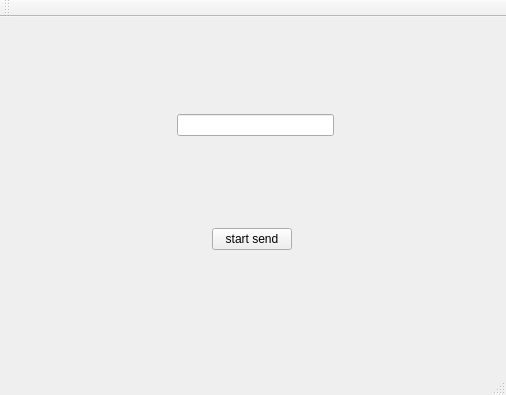
<?xml version="1.0" encoding="UTF-8"?>
<ui version="4.0">
 <class>UartLayerDbusWindow</class>
 <widget class="QMainWindow" name="UartLayerDbusWindow">
  <property name="geometry">
   <rect>
    <x>0</x>
    <y>0</y>
    <width>506</width>
    <height>395</height>
   </rect>
  </property>
  <property name="windowTitle">
   <string>UartLayerDbusWindow</string>
  </property>
  <widget class="QWidget" name="centralWidget">
   <widget class="QWidget" name="layoutWidget">
    <property name="geometry">
     <rect>
      <x>10</x>
      <y>0</y>
      <width>491</width>
      <height>331</height>
     </rect>
    </property>
    <layout class="QVBoxLayout" name="verticalLayout">
     <item>
      <layout class="QHBoxLayout" name="horizontalLayout_2">
       <item>
        <spacer name="horizontalSpacer_3">
         <property name="orientation">
          <enum>Qt::Horizontal</enum>
         </property>
         <property name="sizeHint" stdset="0">
          <size>
           <width>98</width>
           <height>20</height>
          </size>
         </property>
        </spacer>
       </item>
       <item>
        <widget class="QLineEdit" name="lineEditSend"/>
       </item>
       <item>
        <spacer name="horizontalSpacer_4">
         <property name="orientation">
          <enum>Qt::Horizontal</enum>
         </property>
         <property name="sizeHint" stdset="0">
          <size>
           <width>138</width>
           <height>20</height>
          </size>
         </property>
        </spacer>
       </item>
      </layout>
     </item>
     <item>
      <layout class="QHBoxLayout" name="horizontalLayout">
       <item>
        <spacer name="horizontalSpacer">
         <property name="orientation">
          <enum>Qt::Horizontal</enum>
         </property>
         <property name="sizeHint" stdset="0">
          <size>
           <width>138</width>
           <height>20</height>
          </size>
         </property>
        </spacer>
       </item>
       <item>
        <widget class="QPushButton" name="btnSend">
         <property name="text">
          <string>start send</string>
         </property>
        </widget>
       </item>
       <item>
        <spacer name="horizontalSpacer_2">
         <property name="orientation">
          <enum>Qt::Horizontal</enum>
         </property>
         <property name="sizeHint" stdset="0">
          <size>
           <width>198</width>
           <height>20</height>
          </size>
         </property>
        </spacer>
       </item>
      </layout>
     </item>
    </layout>
   </widget>
  </widget>
  <widget class="QMenuBar" name="menuBar">
   <property name="geometry">
    <rect>
     <x>0</x>
     <y>0</y>
     <width>506</width>
     <height>25</height>
    </rect>
   </property>
  </widget>
  <widget class="QToolBar" name="mainToolBar">
   <attribute name="toolBarArea">
    <enum>TopToolBarArea</enum>
   </attribute>
   <attribute name="toolBarBreak">
    <bool>false</bool>
   </attribute>
  </widget>
  <widget class="QStatusBar" name="statusBar"/>
 </widget>
 <layoutdefault spacing="6" margin="11"/>
 <resources/>
 <connections/>
</ui>
